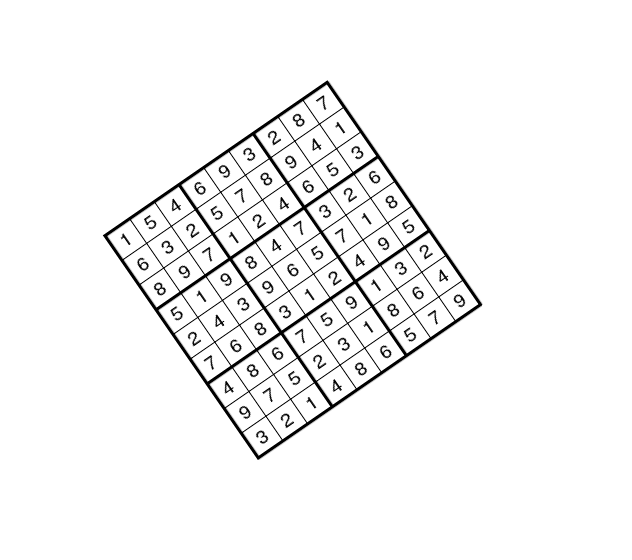
%> input picture Others/Segmentacion/Sudoku.PNG, 632 x 560 px, given in place of Sudoku.jpg, which was not available
$ octave TrabajoVision.m   (GNU Octave 9; MATLAB toolbox functions it lacks are replaced by stand-ins)
%> lines starting %> are read from the running program, lines starting %| are printed output that depends on the picture; in (x1, y1, x2, y2) boxes, pixels count from 0 and x2, y2 are one past the last pixel; in counts of white or black regions, pixels touching at a corner belong together; the program's own positions count from 1; pictures that were not available may be replaced by others from this repository, and a replacement may not be noted
%% Lectura del fichero
% Leemos el archivo con nuestra imagen
img = imread('Sudoku.jpg');
%> img is the input picture: size 560x632x3 uint8; min 0, max 255, mean 245.2
% La pasamos a escala de grises
imGray = rgb2gray(img);
% Recortamos la imagen para trabajar sobre esta parte
% imGray = imrotate(imGray,-2.8);
% imR = imcrop(imGray);
imR = imGray;
%% Resolución mediante Sobel
% Elegir cual de los resultados nos resulta más cómodo
% Ejecutamos la función edge
im1 = edge(imR,'sobel',0.01);
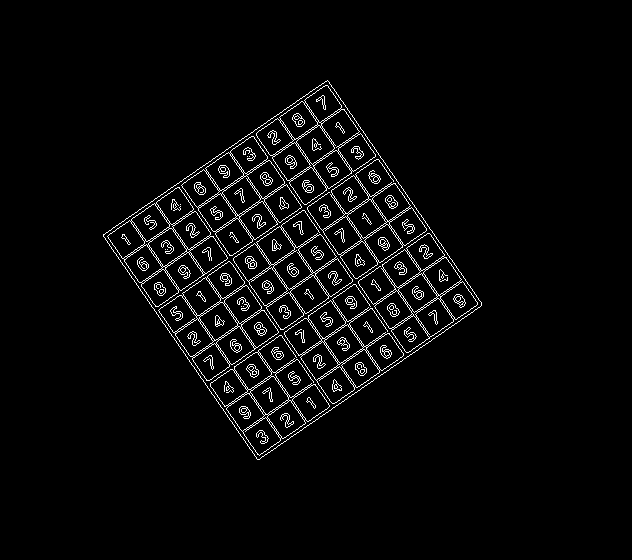
%> im1: size 560x632 logical; 3.4% white in thin lines or dots, all inside (x1, y1, x2, y2) = (103, 80, 482, 460)
% [5 lines of commented-out code are left out]
imagenSobelH = imfilter(imR,fspecial('sobel'),'replicate');
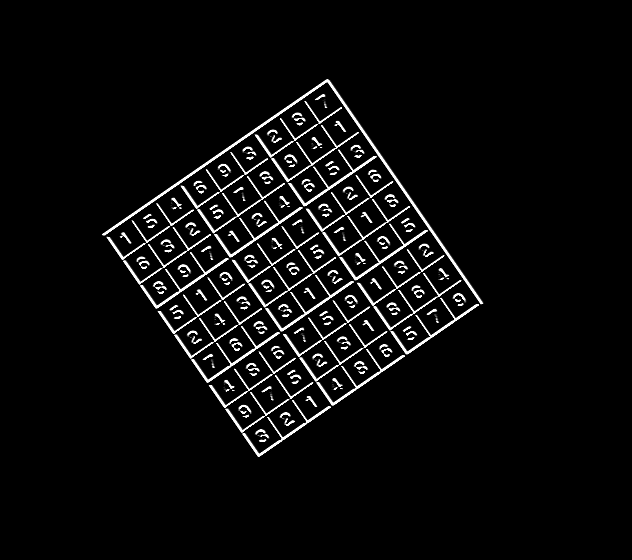
%> imagenSobelH: size 560x632 uint8; min 0, max 255, mean 11.1
imagenSobelH = double(imagenSobelH);
%> imagenSobelH: size 560x632 double
imagenSobelV = imfilter(imR,fspecial('sobel')','replicate');
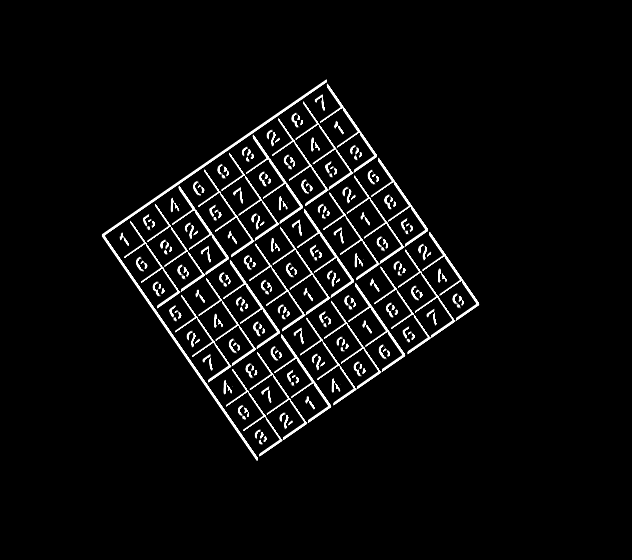
%> imagenSobelV: size 560x632 uint8; min 0, max 255, mean 11.1; mean of the top-left, top-right, bottom-left and bottom-right quarters 14.7, 9.4, 12.2, 8
imagenSobelV = double(imagenSobelV);
im2 = sqrt((imagenSobelH.^2)+(imagenSobelV.^2));
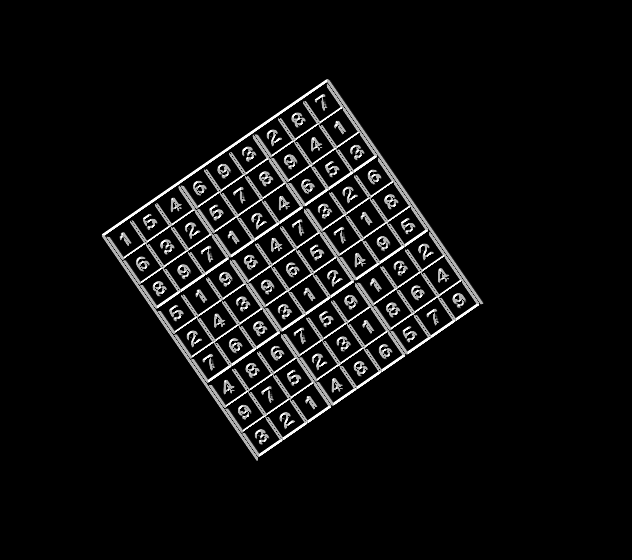
%> im2: size 560x632 double; min 0, max 360.6, mean 19.1; drawn with min black and max white
% subplot(122)
% imshow(im2);
% title('Resultado con función imfilter(fspecial(sobel))')
%% Resolución mediante crecimiento de regiones (~)
% Buscamos los lugares
[n,m] = size(imGray);
%> n = 560; m = 632
semilla = zeros(n,m);
semilla(10,9) = 1;
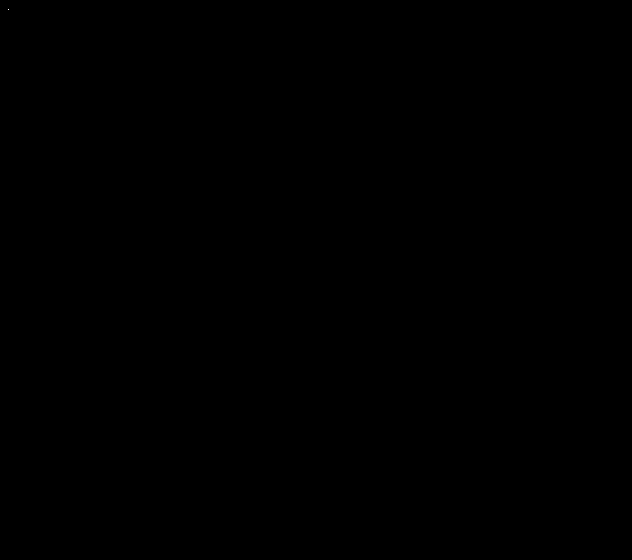
%> semilla: size 560x632 double; values 0 (black) and 1 (white), 0% white in thin lines or dots, all inside (x1, y1, x2, y2) = (8, 9, 9, 10)
semilla(104,14) = 1;
%> semilla: size 560x632 double; values 0 (black) and 1 (white), 0% white in thin lines or dots, all inside (x1, y1, x2, y2) = (8, 9, 14, 104)
semilla(70,38) = 1;
%> semilla: size 560x632 double; values 0 (black) and 1 (white), 0% white in thin lines or dots, all inside (x1, y1, x2, y2) = (8, 9, 38, 104)
semilla(70,38) = 1;
%> (the run ends here)
